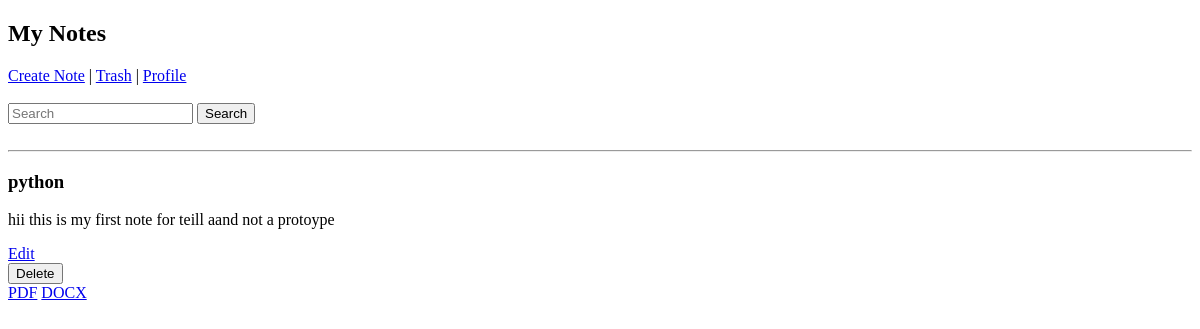
/search (signed in), run on an earlier commit of the app's database.
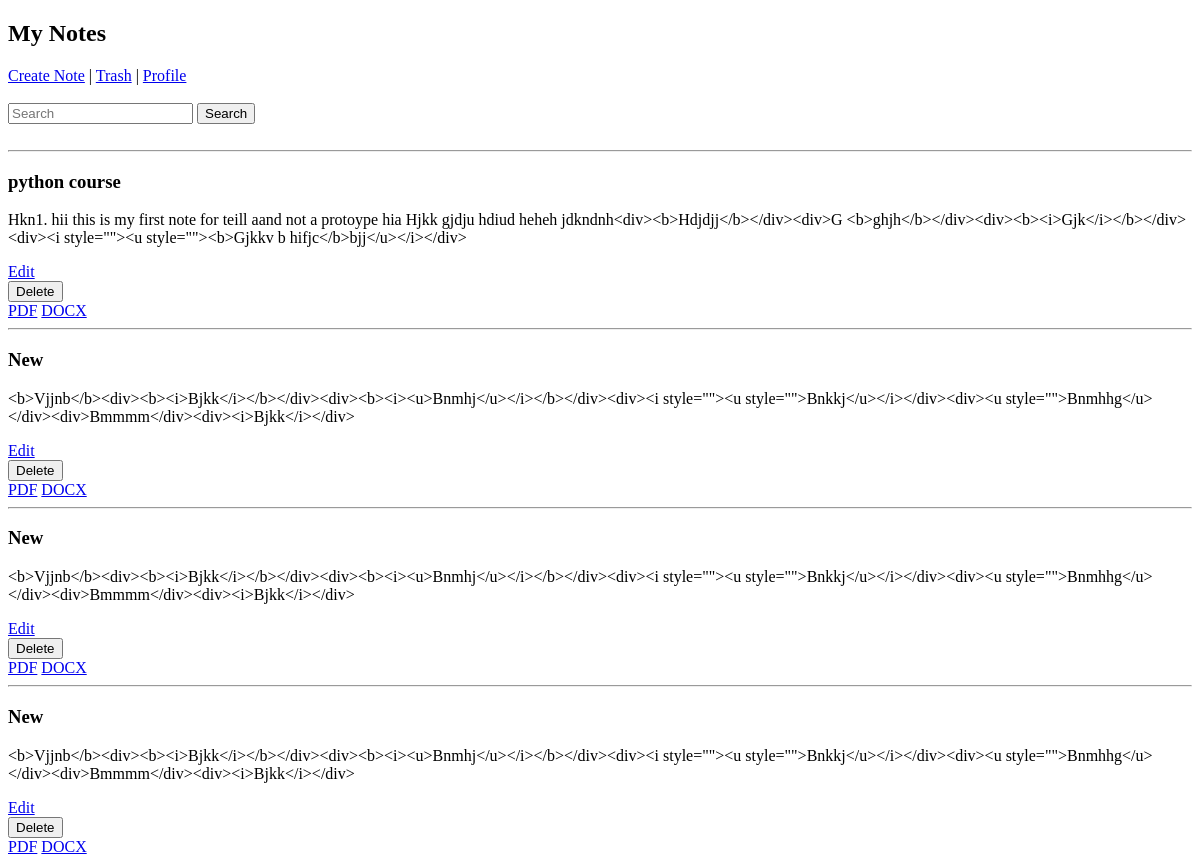
And on a later commit of the database.
### tables this page shows
CREATE TABLE notebook(
        id INTEGER PRIMARY KEY AUTOINCREMENT,
        title TEXT,
        content TEXT,
        category TEXT,
        user_id INTEGER,
        created_at TEXT,
        is_deleted INTEGER DEFAULT 0,
        FOREIGN KEY(user_id) REFERENCES user(id)
    );

### renderapp.py (the view)
@app.route("/search")
@login_required
def search():
    query = request.args.get("q", "")
    db = get_db()
    notes = db.execute(
        """
        SELECT * FROM notebook
        WHERE user_id=? AND is_deleted=0
        AND (title LIKE ? OR content LIKE ?)
        """,
        (session["user_id"], f"%{query}%", f"%{query}%")
    ).fetchall()
    db.close()
    return render_template("notes.html", notes=notes, query=query)

### renderapp.py (called while the page is built)
def get_db():
    conn = sqlite3.connect(DATABASE)
    conn.row_factory = sqlite3.Row
    return conn

def login_required(route_function):
    @wraps(route_function)
    def wrapper(*args, **kwargs):
        if "user_id" not in session:
            return redirect(url_for("login"))
        return route_function(*args, **kwargs)
    return wrapper

### templates/notes.html (shortened to what this page needs)
<!DOCTYPE html>
<html>
<head>
</head>
<body>
<h2>My Notes</h2>
<a href="/create_note">Create Note</a> | <a href="/trash">Trash</a> | <a href="/profile">Profile</a>
<br><br>
<form action="/search">
<input type="text" name="q" placeholder="Search">
<button type="submit">Search</button>
</form>
<br>
{% for note in notes %}
<hr>
<h3>{{note.title}}</h3>
<p>{{note.content}}</p>
<a href="/update_note/{{note.id}}">Edit</a>
<form action="/move_to_trash/{{note.id}}" method="POST">
<button type="submit">Delete</button>
</form>
<a href="/export_note/{{note.id}}?type=pdf">PDF</a>
<a href="/export_note/{{note.id}}?type=docx">DOCX</a>
{% endfor %}
</body>
</html>

What changed in the data, as far as the page shows it:
changed notebook: title "python" → "python course"; content "hii this is my first note for teill aand not a protoype" → "Hkn1. hii this is my first note for teill aand not a protoype hia Hjkk gjdju hdiud heheh jdkndnh<div><b>Hdjdjj</b></div><div>G <b>ghjh</b></div><div><b><i>Gjk</i></b></div><div><i style=\"\"><u style=\"\"><b>Gjkkv b hifjc</b>bjj</u></i></div>"
added notebook: title "New", content "<b>Vjjnb</b><div><b><i>Bjkk</i></b></div><div><b><i><u>Bnmhj</u></i></b></div><div><i style=\"\"><u style=\"\">Bnkkj</u></i></div><div><u style=\"\">Bnmhhg</u></div><div>Bmmmm</div><div><i>Bjkk</i></div>"
added notebook: title "New", content "<b>Vjjnb</b><div><b><i>Bjkk</i></b></div><div><b><i><u>Bnmhj</u></i></b></div><div><i style=\"\"><u style=\"\">Bnkkj</u></i></div><div><u style=\"\">Bnmhhg</u></div><div>Bmmmm</div><div><i>Bjkk</i></div>"
added notebook: title "New", content "<b>Vjjnb</b><div><b><i>Bjkk</i></b></div><div><b><i><u>Bnmhj</u></i></b></div><div><i style=\"\"><u style=\"\">Bnkkj</u></i></div><div><u style=\"\">Bnmhhg</u></div><div>Bmmmm</div><div><i>Bjkk</i></div>"
